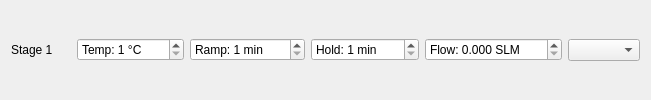
<?xml version="1.0" encoding="UTF-8"?>
<ui version="4.0">
 <class>Form</class>
 <widget class="QWidget" name="Form">
  <layout class="QHBoxLayout" name="horizontalLayout">
   <item>
    <widget class="QLabel" name="stageLabel">
     <property name="text">
      <string>Stage 1</string>
     </property>
     <property name="minimumSize">
      <size>
       <width>60</width>
       <height>0</height>
      </size>
     </property>
     <property name="maximumSize">
      <size>
       <width>60</width>
       <height>16777215</height>
      </size>
     </property>
     <property name="sizePolicy">
      <sizepolicy hsizetype="Fixed" vsizetype="Preferred">
       <horstretch>0</horstretch>
       <verstretch>0</verstretch>
      </sizepolicy>
     </property>
    </widget>
   </item>
   <item>
    <widget class="QSpinBox" name="temperatureSpinBox">
     <property name="prefix">
      <string>Temp: </string>
     </property>
     <property name="suffix">
      <string> °C</string>
     </property>
     <property name="minimum">
      <number>1</number>
     </property>
     <property name="maximum">
      <number>1200</number>
     </property>
    </widget>
   </item>
   <item>
    <widget class="QSpinBox" name="rampTimeSpinBox">
     <property name="prefix">
      <string>Ramp: </string>
     </property>
     <property name="suffix">
      <string> min</string>
     </property>
     <property name="minimum">
      <number>1</number>
     </property>
     <property name="maximum">
      <number>9999</number>
     </property>
    </widget>
   </item>
   <item>
    <widget class="QSpinBox" name="holdTimeSpinBox">
     <property name="prefix">
      <string>Hold: </string>
     </property>
     <property name="suffix">
      <string> min</string>
     </property>
     <property name="minimum">
      <number>1</number>
     </property>
     <property name="maximum">
      <number>9999</number>
     </property>
    </widget>
   </item>
   <item>
    <widget class="QDoubleSpinBox" name="flowRateSpinBox">
     <property name="prefix">
      <string>Flow: </string>
     </property>
     <property name="suffix">
      <string> SLM</string>
     </property>
     <property name="maximum">
      <double>1000.0</double>
     </property>
     <property name="decimals">
      <number>3</number>
     </property>
    </widget>
   </item>
   <item>
    <widget class="QComboBox" name="rangeComboBox">
     <property name="toolTip">
      <string>Select flow range</string>
     </property>
    </widget>
   </item>
  </layout>
 </widget>
 <resources/>
 <connections/>
</ui>
